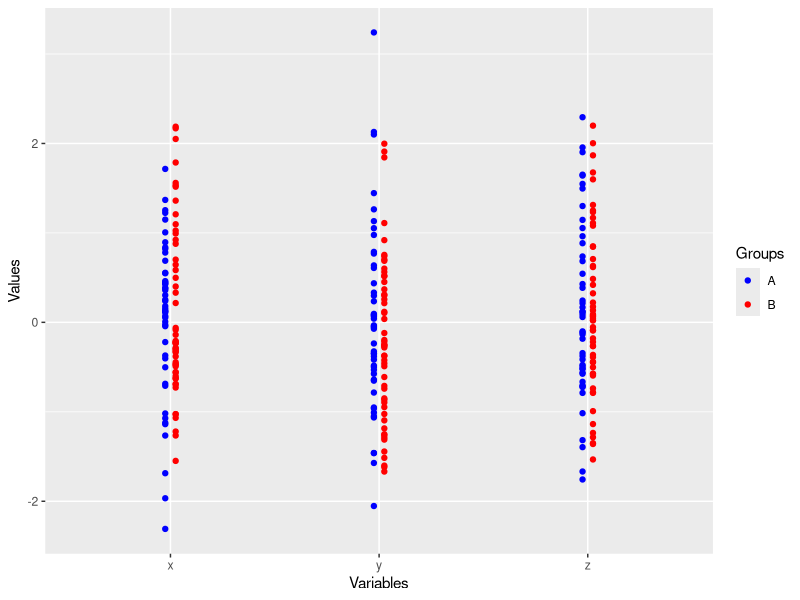

Write the R code that produced this figure.
#install.packages("tidyverse")
library(tidyverse)


n <- 100
set.seed(123)
data_frame <- tibble(
  x = rnorm(n),
  y = rnorm(n),
  z = rnorm(n)
)

groups <- sample(c("A", "B"), size=n, replace=TRUE)


Welch_t_test <- function(data, group, names, alpha=0.05, bonferroni=FALSE) {
  if (!is_tibble(data)) {
    stop("Error: input data is not tibble.")
  }

  if (!"A" %in% group | !"B" %in% group) {
    stop("Error: group must be A or B.")
  }

  if (length(group) != length(data[[1]])) {
    stop("Error: group length must be equal to number of observations.")
  }

  if (length(colnames(data)) != length(names)) {
    stop("Error: number of variable names must be same as number of column names.")
  }

  if (FALSE %in% (colnames(data_frame) == names)) {
    stop("Error: variable names must be same as data column names.")
  }

  n_variables <- length(names)

  t_vector <- numeric(n_variables)
  p_vector <- numeric(n_variables)

  data[["Groups"]] <- group

  for (idx in 1:n_variables) {
    variable <- data[[idx]]

    variable_a <- variable[group == "A"]
    variable_b <- variable[group == "B"]

    n_a <- length(variable_a)
    n_b <- length(variable_b)

    mean_a <- sum(variable_a)/n_a
    mean_b <- sum(variable_b)/n_b

    variance_a  <- sum((variable_a - mean_a)^2)/(n_a-1)
    variance_b  <- sum((variable_b - mean_b)^2)/(n_b-1)

    t <- (mean_a - mean_b)/sqrt((variance_a/n_a)+(variance_b/n_b))

    df <- (((variance_a/n_a)+(variance_b/n_b))^2)/(((variance_a/n_a)^2)/(n_a-1)+((variance_b/n_b)^2)/(n_b-1))

    p <- 2 * pt(t, df)

    if (bonferroni == TRUE) {
      p <- min(1, n_variables * p)
    }

    t_vector[idx] <- t
    p_vector[idx] <- p
  }
  structure(
    list(t=t_vector, p=p_vector, names=names, groups=groups, data=data),
    class="Welch_t_test"
  )
}


print.Welch_t_test <- function(self) {
  df <- data.frame(row.names=self$names,
    names = self$names,
    p_value = self$p,
    t_value = self$t
  )
  print(as.data.frame(t(df)))
}

plot.Welch_t_test <- function(self) {
  data <- pivot_longer(
    self$data,
    cols = 1:(length(self$names)),
    names_to = "Variables",
    values_to = "Values"
  )
  ggplot(data, aes(
    x = Variables,
    y = Values,
    color = Groups
)) +
  geom_jitter(
    position = position_dodge(width = 0.1)
  ) +
  scale_color_manual(
    values = c(
      "A" = "blue",
      "B" = "red"
    )
  )
}


obj <- Welch_t_test(data_frame, groups, c("x", "y", "z"))
#res <- t.test(x ~ groups, data=data_frame, var.equal=FALSE)
print(obj)
plot(obj)
